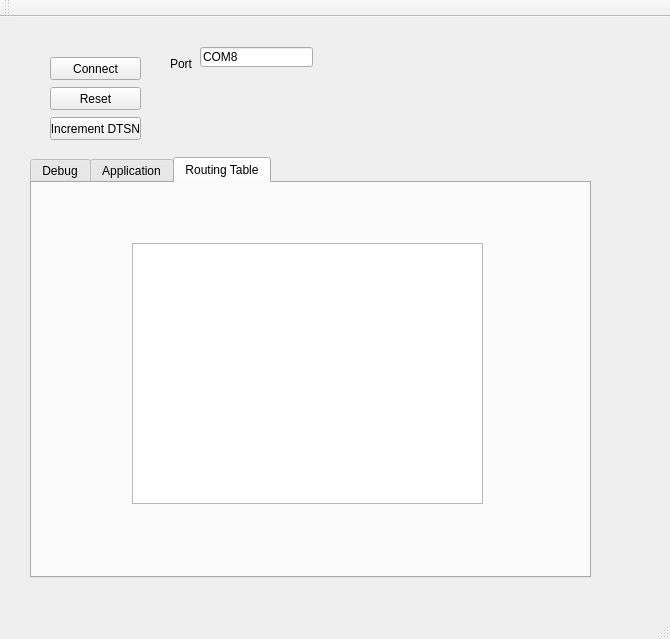
<?xml version="1.0" encoding="UTF-8"?>
<ui version="4.0">
 <class>MainWindow</class>
 <widget class="QMainWindow" name="MainWindow">
  <property name="geometry">
   <rect>
    <x>0</x>
    <y>0</y>
    <width>670</width>
    <height>639</height>
   </rect>
  </property>
  <property name="windowTitle">
   <string>RPL Sink</string>
  </property>
  <widget class="QWidget" name="centralWidget">
   <widget class="QPushButton" name="btnConnect">
    <property name="geometry">
     <rect>
      <x>50</x>
      <y>40</y>
      <width>91</width>
      <height>23</height>
     </rect>
    </property>
    <property name="text">
     <string>Connect</string>
    </property>
   </widget>
   <widget class="QPushButton" name="btnreset">
    <property name="geometry">
     <rect>
      <x>50</x>
      <y>70</y>
      <width>91</width>
      <height>23</height>
     </rect>
    </property>
    <property name="text">
     <string>Reset</string>
    </property>
   </widget>
   <widget class="QPushButton" name="btnincrement">
    <property name="geometry">
     <rect>
      <x>50</x>
      <y>100</y>
      <width>91</width>
      <height>23</height>
     </rect>
    </property>
    <property name="text">
     <string>Increment DTSN</string>
    </property>
   </widget>
   <widget class="QTabWidget" name="tabWidget">
    <property name="geometry">
     <rect>
      <x>30</x>
      <y>140</y>
      <width>561</width>
      <height>421</height>
     </rect>
    </property>
    <property name="currentIndex">
     <number>2</number>
    </property>
    <widget class="QWidget" name="tab">
     <attribute name="title">
      <string>Debug</string>
     </attribute>
     <widget class="QLineEdit" name="ledstn">
      <property name="geometry">
       <rect>
        <x>70</x>
        <y>340</y>
        <width>113</width>
        <height>20</height>
       </rect>
      </property>
      <property name="text">
       <string>0</string>
      </property>
     </widget>
     <widget class="QLineEdit" name="ledodaid">
      <property name="geometry">
       <rect>
        <x>70</x>
        <y>200</y>
        <width>113</width>
        <height>20</height>
       </rect>
      </property>
      <property name="text">
       <string>0</string>
      </property>
     </widget>
     <widget class="QLabel" name="label_4">
      <property name="geometry">
       <rect>
        <x>20</x>
        <y>290</y>
        <width>46</width>
        <height>13</height>
       </rect>
      </property>
      <property name="text">
       <string>Version</string>
      </property>
     </widget>
     <widget class="QLineEdit" name="leinstance">
      <property name="geometry">
       <rect>
        <x>70</x>
        <y>250</y>
        <width>113</width>
        <height>20</height>
       </rect>
      </property>
      <property name="text">
       <string>0</string>
      </property>
     </widget>
     <widget class="QLineEdit" name="leversion">
      <property name="geometry">
       <rect>
        <x>70</x>
        <y>290</y>
        <width>113</width>
        <height>20</height>
       </rect>
      </property>
      <property name="text">
       <string>0</string>
      </property>
     </widget>
     <widget class="QLabel" name="label_5">
      <property name="geometry">
       <rect>
        <x>230</x>
        <y>10</y>
        <width>46</width>
        <height>13</height>
       </rect>
      </property>
      <property name="text">
       <string>Received</string>
      </property>
     </widget>
     <widget class="QLabel" name="label_6">
      <property name="geometry">
       <rect>
        <x>220</x>
        <y>180</y>
        <width>46</width>
        <height>13</height>
       </rect>
      </property>
      <property name="text">
       <string>Sent</string>
      </property>
     </widget>
     <widget class="QLabel" name="label_7">
      <property name="geometry">
       <rect>
        <x>20</x>
        <y>340</y>
        <width>46</width>
        <height>13</height>
       </rect>
      </property>
      <property name="text">
       <string>DSTN</string>
      </property>
     </widget>
     <widget class="QTextEdit" name="tesent">
      <property name="geometry">
       <rect>
        <x>210</x>
        <y>220</y>
        <width>311</width>
        <height>141</height>
       </rect>
      </property>
     </widget>
     <widget class="QTextEdit" name="teRcvdata">
      <property name="geometry">
       <rect>
        <x>210</x>
        <y>30</y>
        <width>311</width>
        <height>121</height>
       </rect>
      </property>
     </widget>
     <widget class="QLabel" name="label_3">
      <property name="geometry">
       <rect>
        <x>20</x>
        <y>250</y>
        <width>46</width>
        <height>13</height>
       </rect>
      </property>
      <property name="text">
       <string>Instance</string>
      </property>
     </widget>
     <widget class="QLabel" name="label_2">
      <property name="geometry">
       <rect>
        <x>15</x>
        <y>200</y>
        <width>51</width>
        <height>20</height>
       </rect>
      </property>
      <property name="text">
       <string>dodagid</string>
      </property>
     </widget>
    </widget>
    <widget class="QWidget" name="tab_2">
     <attribute name="title">
      <string>Application</string>
     </attribute>
     <widget class="QTextEdit" name="teDatatosend">
      <property name="geometry">
       <rect>
        <x>210</x>
        <y>70</y>
        <width>281</width>
        <height>121</height>
       </rect>
      </property>
     </widget>
     <widget class="QPushButton" name="btnsendData">
      <property name="geometry">
       <rect>
        <x>30</x>
        <y>10</y>
        <width>75</width>
        <height>23</height>
       </rect>
      </property>
      <property name="text">
       <string>Send Data</string>
      </property>
     </widget>
     <widget class="QTextEdit" name="teDatarecieved">
      <property name="geometry">
       <rect>
        <x>210</x>
        <y>240</y>
        <width>271</width>
        <height>121</height>
       </rect>
      </property>
     </widget>
     <widget class="QLineEdit" name="leAddr">
      <property name="geometry">
       <rect>
        <x>30</x>
        <y>90</y>
        <width>113</width>
        <height>20</height>
       </rect>
      </property>
      <property name="text">
       <string>1</string>
      </property>
     </widget>
     <widget class="QLabel" name="label_8">
      <property name="geometry">
       <rect>
        <x>30</x>
        <y>70</y>
        <width>46</width>
        <height>13</height>
       </rect>
      </property>
      <property name="text">
       <string>Address</string>
      </property>
     </widget>
     <widget class="QPushButton" name="btnPing">
      <property name="geometry">
       <rect>
        <x>30</x>
        <y>40</y>
        <width>75</width>
        <height>23</height>
       </rect>
      </property>
      <property name="text">
       <string>Send Ping</string>
      </property>
     </widget>
     <widget class="QLabel" name="label_9">
      <property name="geometry">
       <rect>
        <x>210</x>
        <y>50</y>
        <width>121</width>
        <height>16</height>
       </rect>
      </property>
      <property name="text">
       <string>Data to send</string>
      </property>
     </widget>
     <widget class="QLabel" name="label_10">
      <property name="geometry">
       <rect>
        <x>220</x>
        <y>220</y>
        <width>121</width>
        <height>16</height>
       </rect>
      </property>
      <property name="text">
       <string>Received Data</string>
      </property>
     </widget>
    </widget>
    <widget class="QWidget" name="tab_3">
     <attribute name="title">
      <string>Routing Table</string>
     </attribute>
     <widget class="QTextEdit" name="teRoutingtable">
      <property name="geometry">
       <rect>
        <x>100</x>
        <y>60</y>
        <width>351</width>
        <height>261</height>
       </rect>
      </property>
     </widget>
    </widget>
   </widget>
   <widget class="QLineEdit" name="lePort">
    <property name="geometry">
     <rect>
      <x>200</x>
      <y>30</y>
      <width>113</width>
      <height>20</height>
     </rect>
    </property>
    <property name="text">
     <string>COM8</string>
    </property>
   </widget>
   <widget class="QLabel" name="label">
    <property name="geometry">
     <rect>
      <x>170</x>
      <y>40</y>
      <width>46</width>
      <height>13</height>
     </rect>
    </property>
    <property name="text">
     <string>Port</string>
    </property>
   </widget>
  </widget>
  <widget class="QMenuBar" name="menuBar">
   <property name="geometry">
    <rect>
     <x>0</x>
     <y>0</y>
     <width>670</width>
     <height>21</height>
    </rect>
   </property>
  </widget>
  <widget class="QToolBar" name="mainToolBar">
   <attribute name="toolBarArea">
    <enum>TopToolBarArea</enum>
   </attribute>
   <attribute name="toolBarBreak">
    <bool>false</bool>
   </attribute>
  </widget>
  <widget class="QStatusBar" name="statusBar"/>
 </widget>
 <layoutdefault spacing="6" margin="11"/>
 <resources/>
 <connections/>
</ui>
